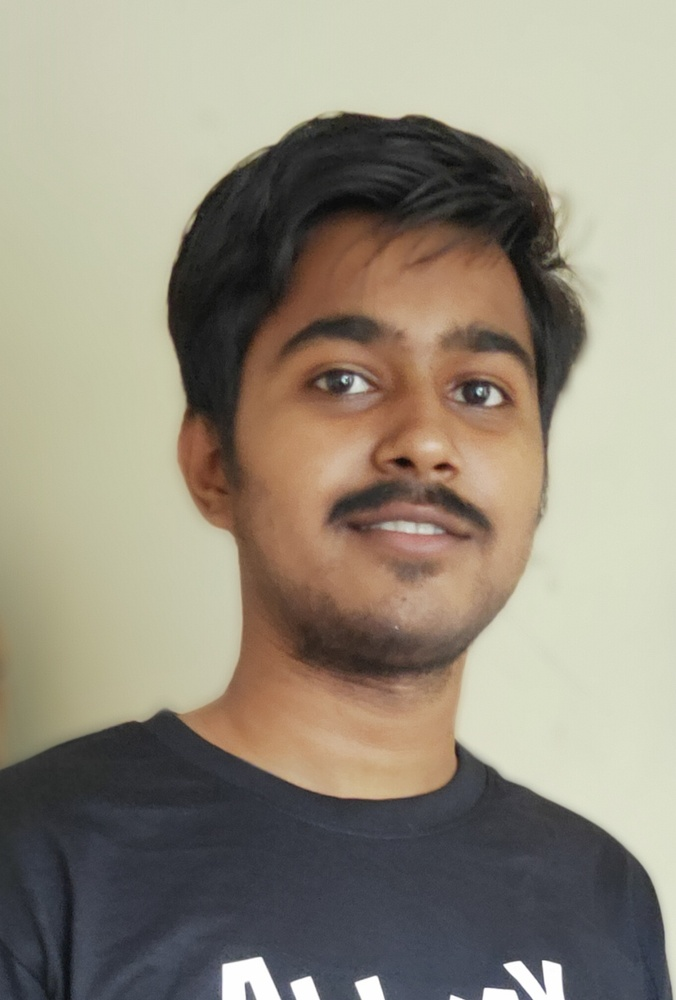
%> input picture Assignment-1 (gray,rgb,binary,basics)/qq1.jpg, 676 x 1000 px, shrunk from 1216 x 1799 before the run
$ octave rgb_images.m   (GNU Octave 9; MATLAB toolbox functions it lacks are replaced by stand-ins)
%> lines starting %> are read from the running program, lines starting %| are printed output that depends on the picture
clc
I = imread('qq1.jpg');
%> I is the input picture: size 1000x676x3 uint8; mean R, G, B 148.1, 140.5, 124.9
Icolor = I;
imshow(I)
Ir1 = Icolor;
Ir1(:,:,2) = 0;
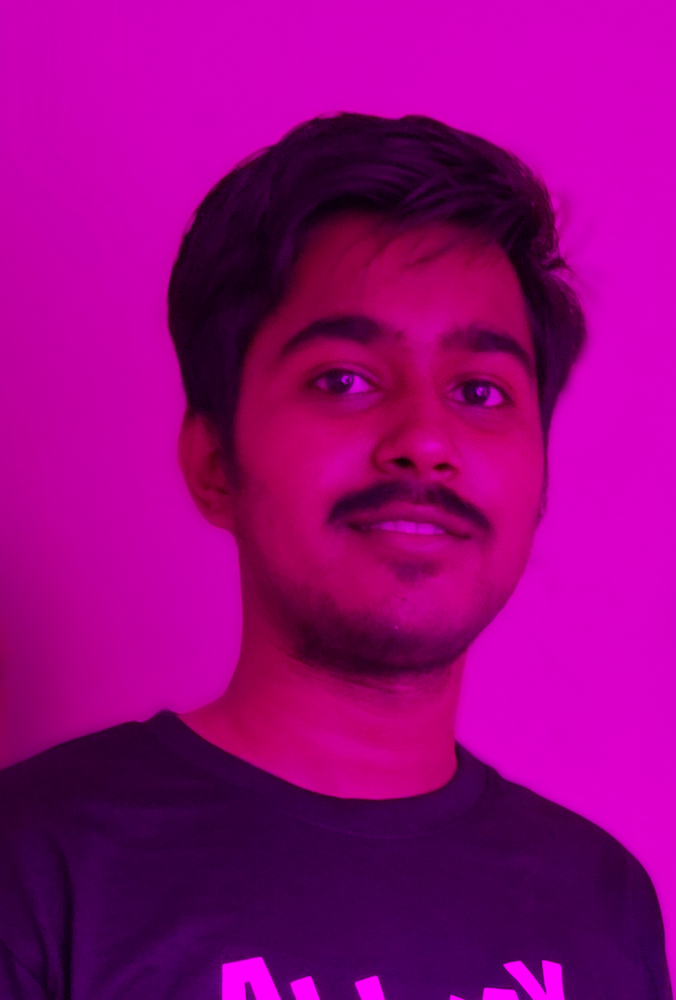
%> Ir1: size 1000x676x3 uint8; mean R, G, B 148.1, 0, 124.9
Ir1(:,:,3) = 0;
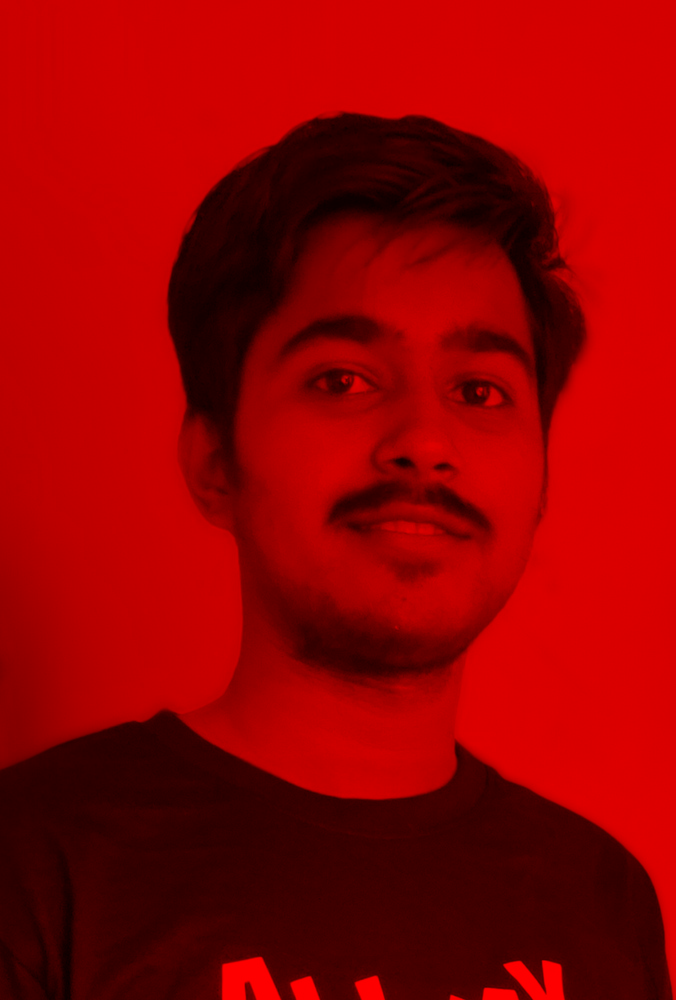
%> Ir1: size 1000x676x3 uint8; mean R, G, B 148.1, 0, 0

Ig1 = Icolor;
Ig1(:,:,1) = 0;
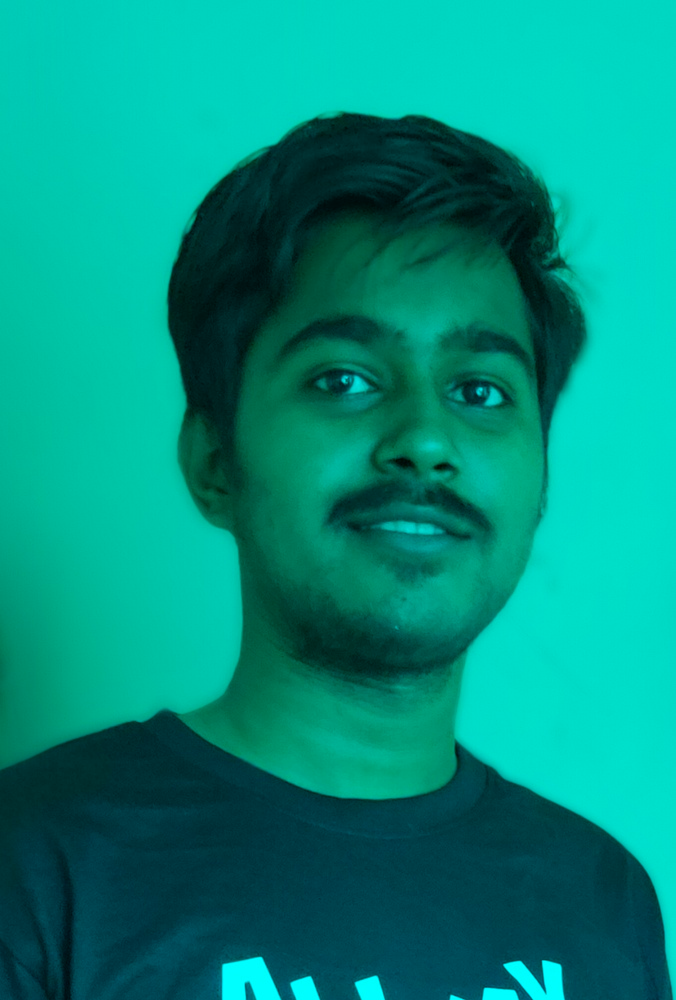
%> Ig1: size 1000x676x3 uint8; mean R, G, B 0, 140.5, 124.9
Ig1(:,:,3) = 0;
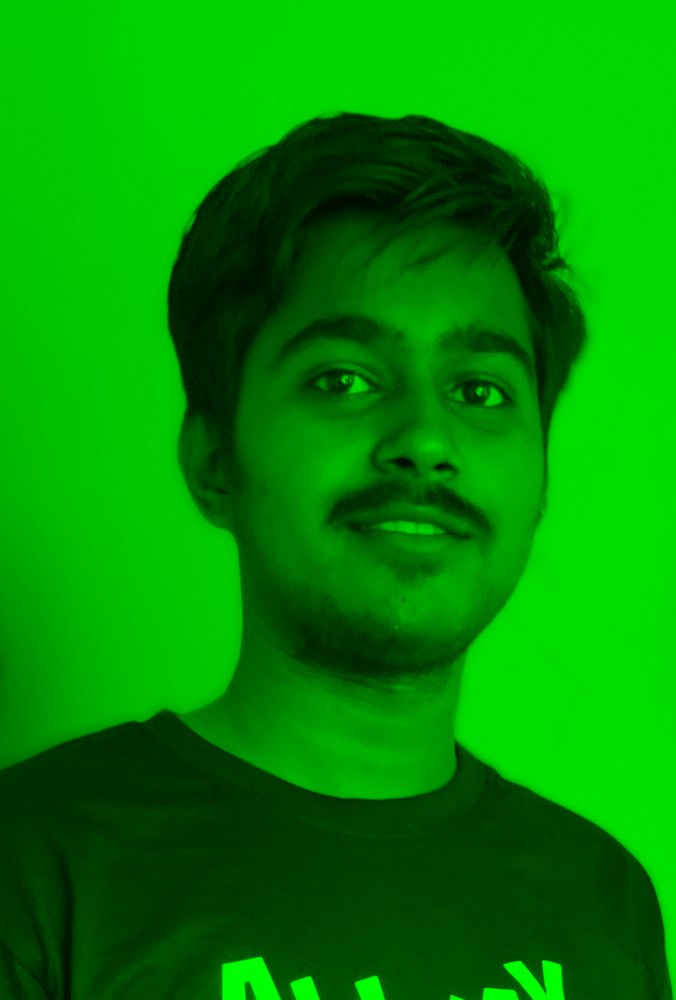
%> Ig1: size 1000x676x3 uint8; mean R, G, B 0, 140.5, 0

Ib1 = Icolor;
Ib1(:,:,2) = 0;
Ib1(:,:,1) = 0;
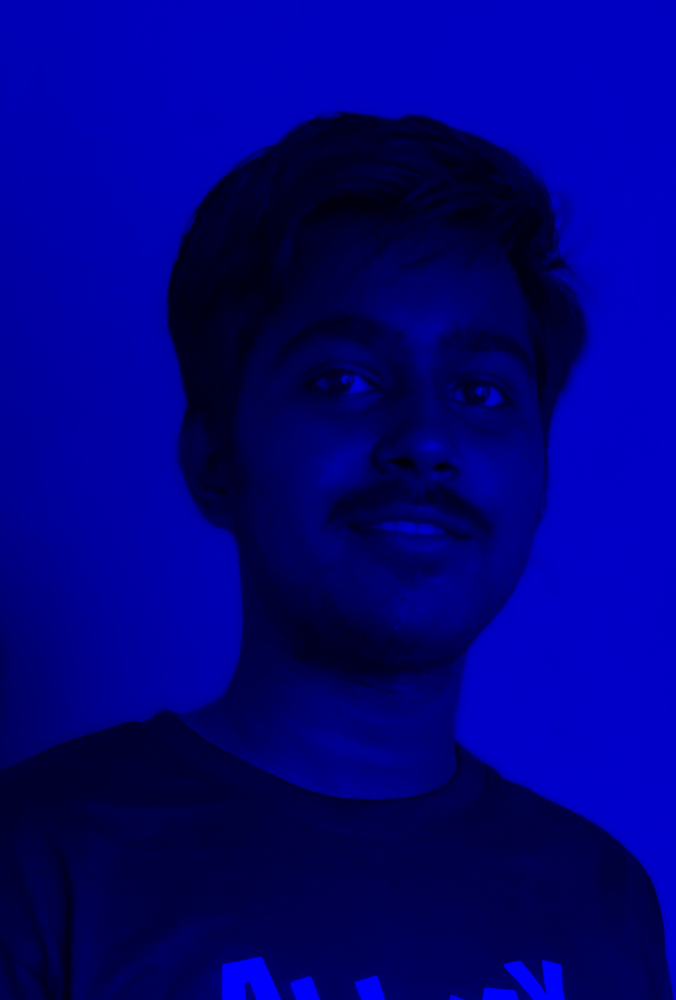
%> Ib1: size 1000x676x3 uint8; mean R, G, B 0, 0, 124.9

imshow(Ir1), figure, imshow(Ig1), figure, imshow(Ib1)
